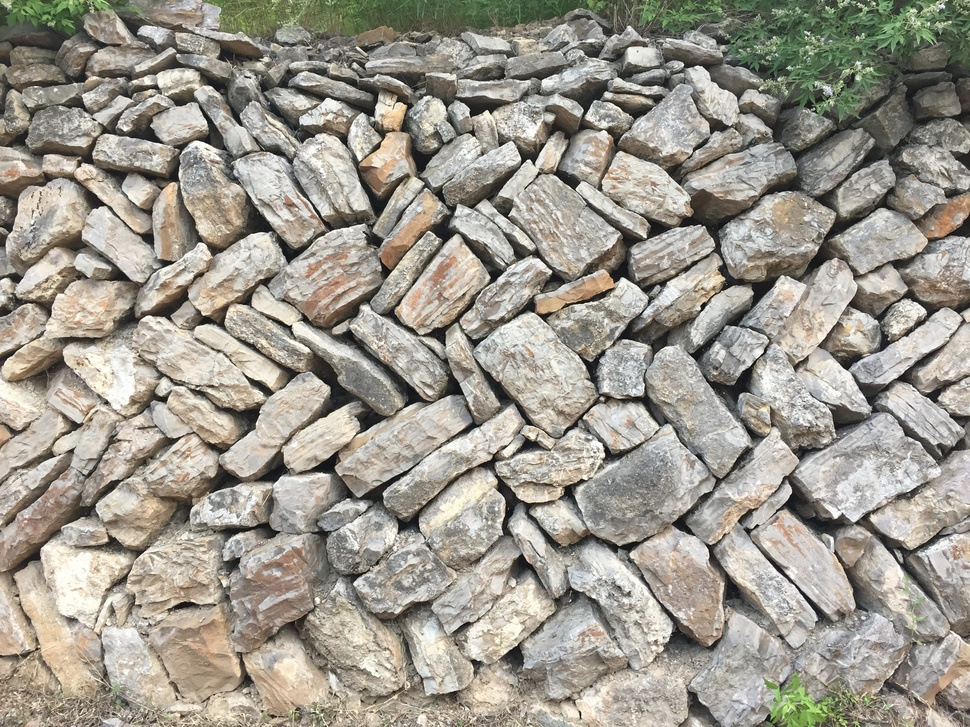
#> input picture images/rock3.jpg, 970 x 727 px, shrunk from 3264 x 2448 before the run, found by its file name
$ python Diff_fliter.py   (older library calls are emulated)
#> lines starting #> are read from the running program, lines starting #| are printed output that depends on the picture
import cv2
import numpy as np
import matplotlib
matplotlib.use("TkAgg")
from matplotlib import pyplot as plt

filename = "/Users/jiaqi970602/PycharmProjects/Opencv_detect/images/rock3.jpg"
img = cv2.imread(filename)
#> img is the input picture: shape (727, 970, 3); mean B, G, R 142.1, 152.8, 157.3
gray = cv2.cvtColor(img, cv2.COLOR_BGR2GRAY)
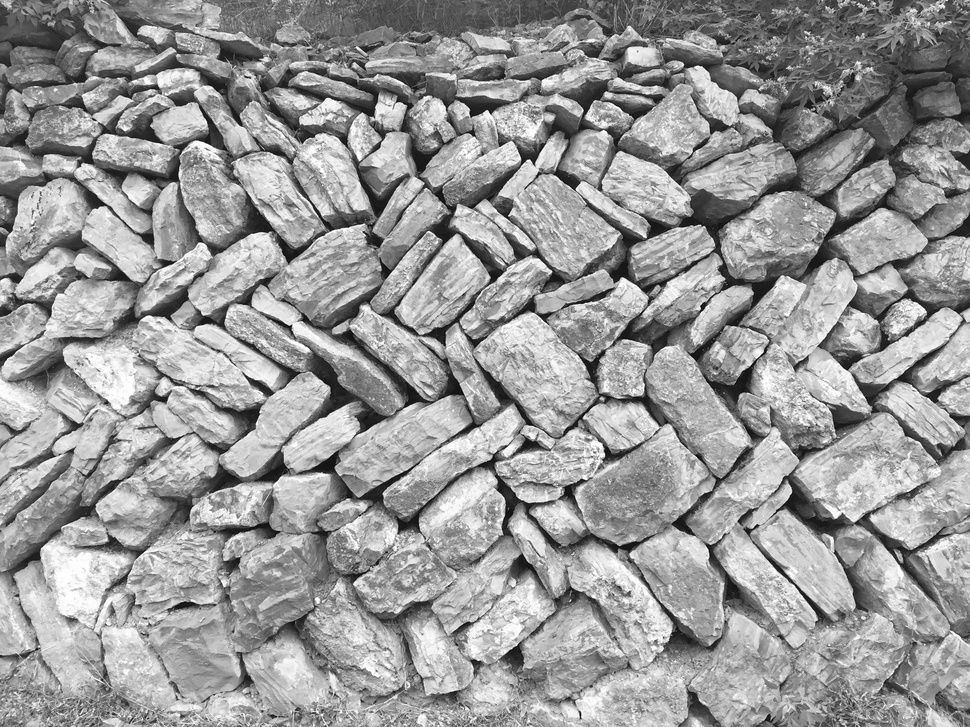
#> gray: shape (727, 970); min 0, max 255, mean 152.9

laplacian = cv2.Laplacian(gray, cv2.CV_64F)
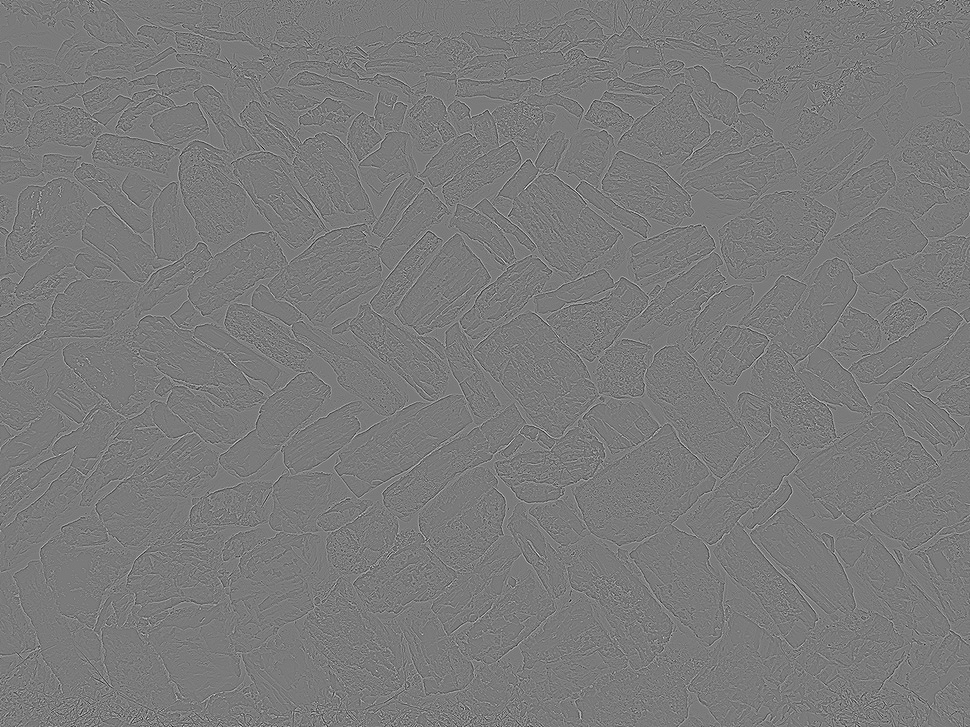
#> laplacian: shape (727, 970) float64; min -483, max 518, mean 0; drawn with min black and max white
sobelx = cv2.Sobel(gray, cv2.CV_64F, 1, 0, ksize=5)
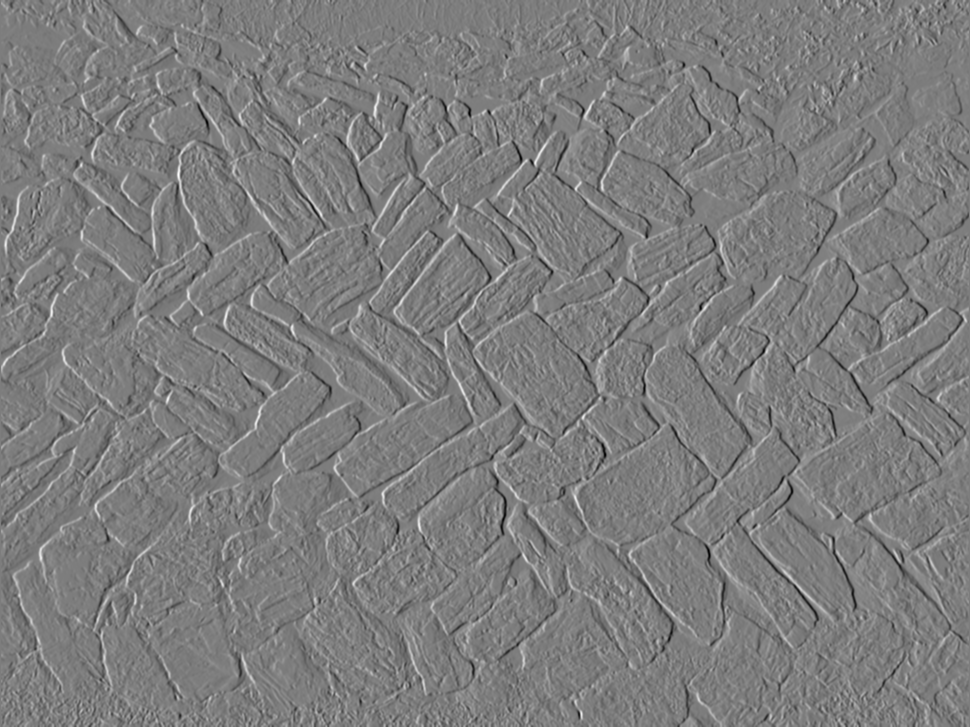
#> sobelx: shape (727, 970) float64; min -10450, max 10787, mean -0.5; drawn with min black and max white
sobely = cv2.Sobel(gray, cv2.CV_64F, 0, 1, ksize=5)
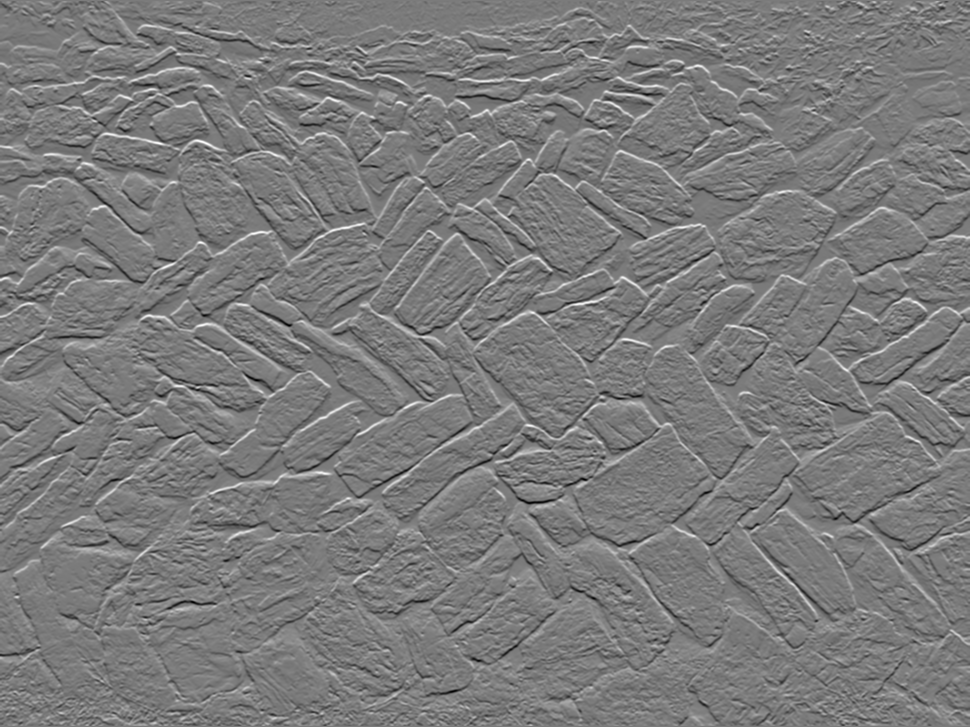
#> sobely: shape (727, 970) float64; min -9911, max 10605, mean 8.6; drawn with min black and max white

plt.subplot(2,2,1),plt.imshow(img, cmap = 'gray')
plt.title('Original'), plt.xticks([]), plt.yticks([])
plt.subplot(2,2,2),plt.imshow(laplacian, cmap = 'gray')
plt.title('Laplacian'), plt.xticks([]), plt.yticks([])
plt.subplot(2,2,3),plt.imshow(sobelx, cmap = 'gray')
plt.title('Sobel X'), plt.xticks([]), plt.yticks([])
plt.subplot(2,2,4),plt.imshow(sobely, cmap = 'gray')
plt.title('Sobel Y'), plt.xticks([]), plt.yticks([])

plt.show()
#> figure, not shown here; B, G, R data is drawn as R, G, B

$ run again, with images/rock2.jpg copied over images/rock3.jpg
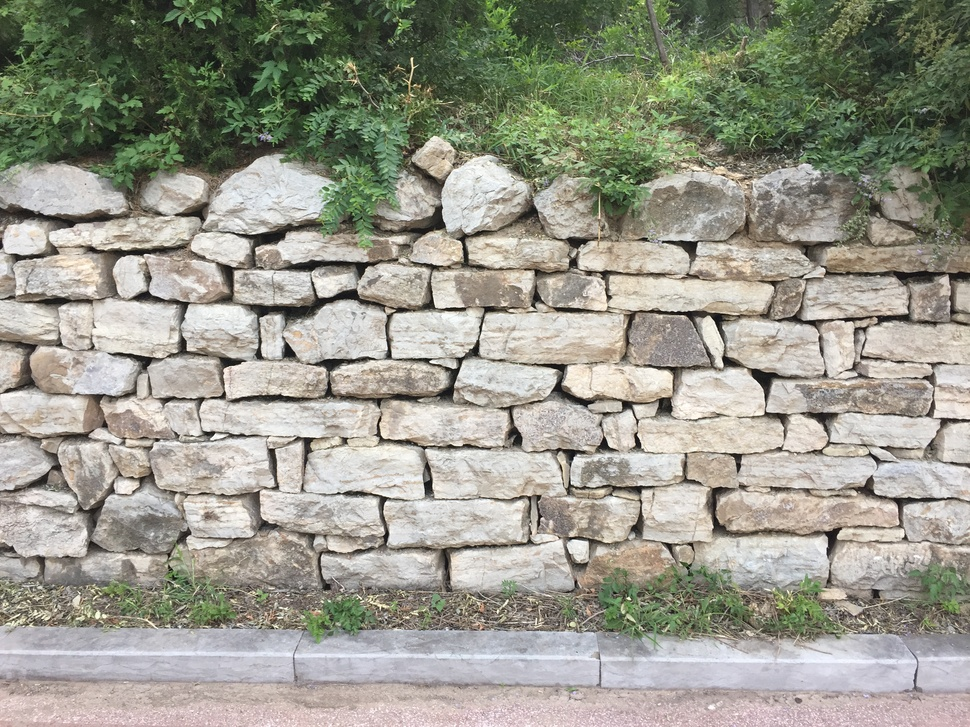
#> input picture images/rock2.jpg, 970 x 727 px, shrunk from 3264 x 2448 before the run, found by its file name
#> img is the input picture: shape (727, 970, 3); mean B, G, R 139.9, 152.8, 152.9
#> `gray = cv2.cvtColor(img, cv2.COLOR_BGR2GRAY)`:
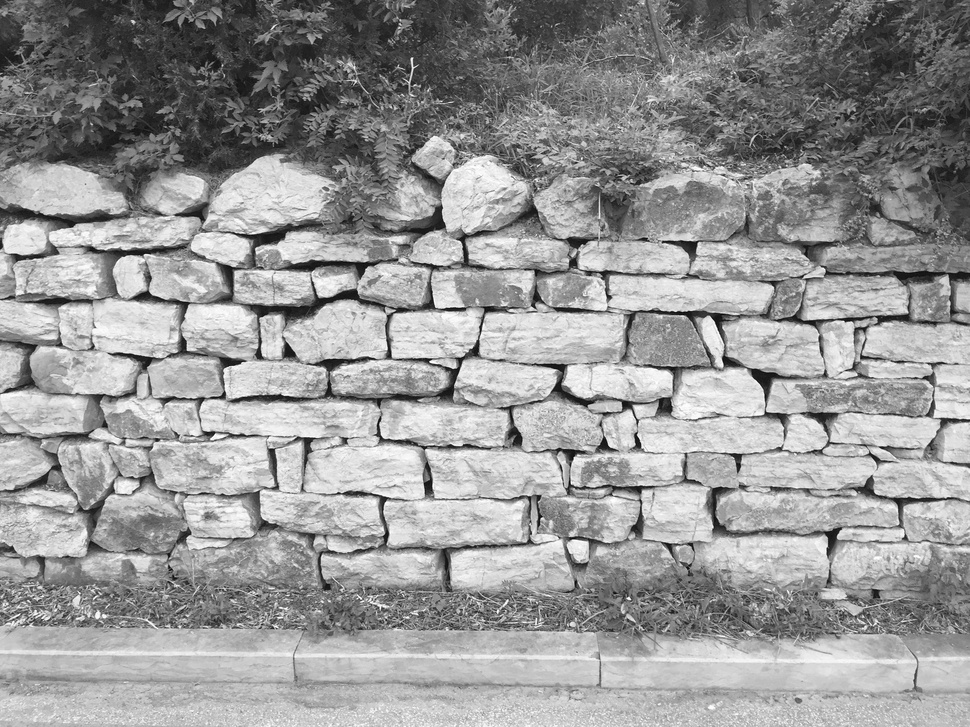
#> gray: shape (727, 970); min 2, max 255, mean 151.4
#> `sobely = cv2.Sobel(gray, cv2.CV_64F, 0, 1, ksize=5)`:
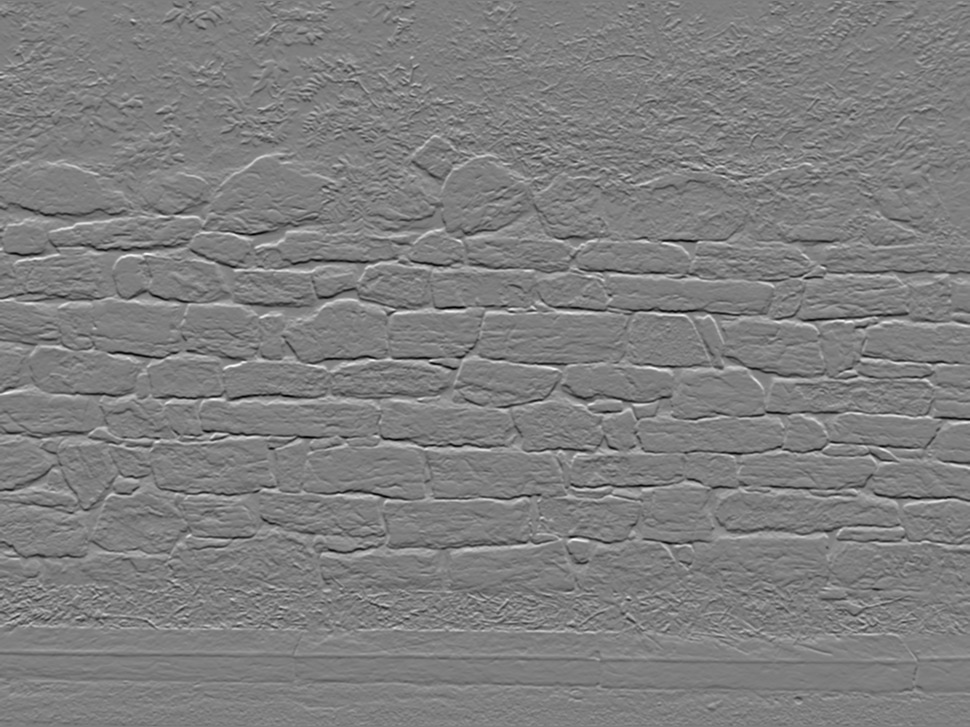
#> sobely: shape (727, 970) float64; min -10556, max 10641, mean 21.5; drawn with min black and max white

$ run again, with images/image1.jpg copied over images/rock3.jpg
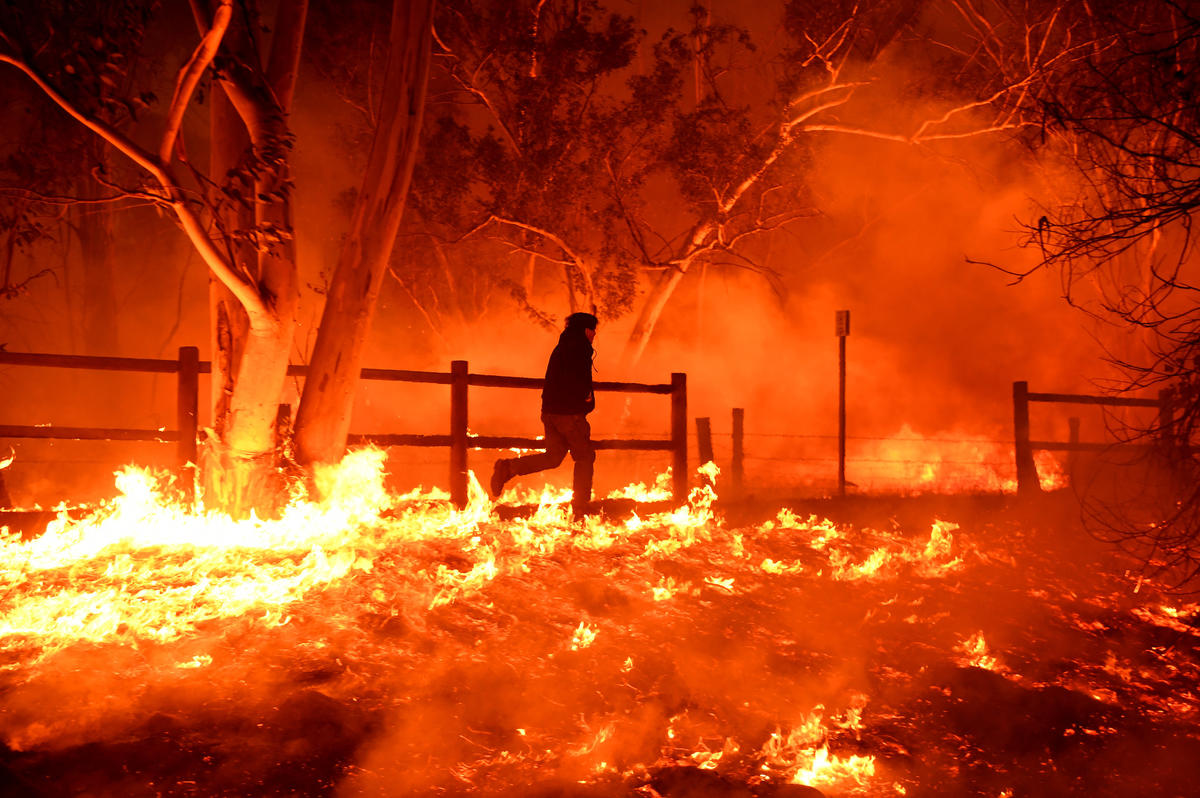
#> input picture images/image1.jpg, 1200 x 798 px, found by its file name
#> img is the input picture: shape (798, 1200, 3); mean B, G, R 16.2, 61.2, 179.7
#> `laplacian = cv2.Laplacian(gray, cv2.CV_64F)`:
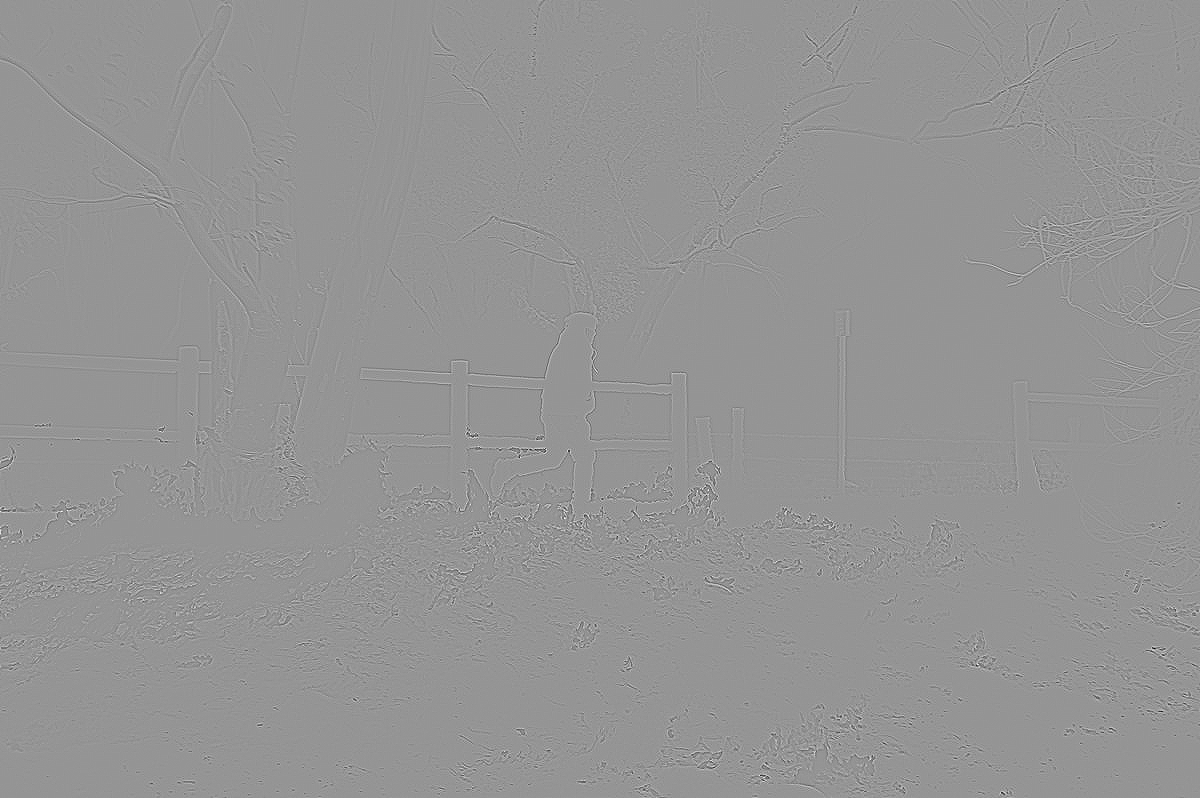
#> laplacian: shape (798, 1200) float64; min -344, max 245, mean 0; drawn with min black and max white
#> `sobely = cv2.Sobel(gray, cv2.CV_64F, 0, 1, ksize=5)`:
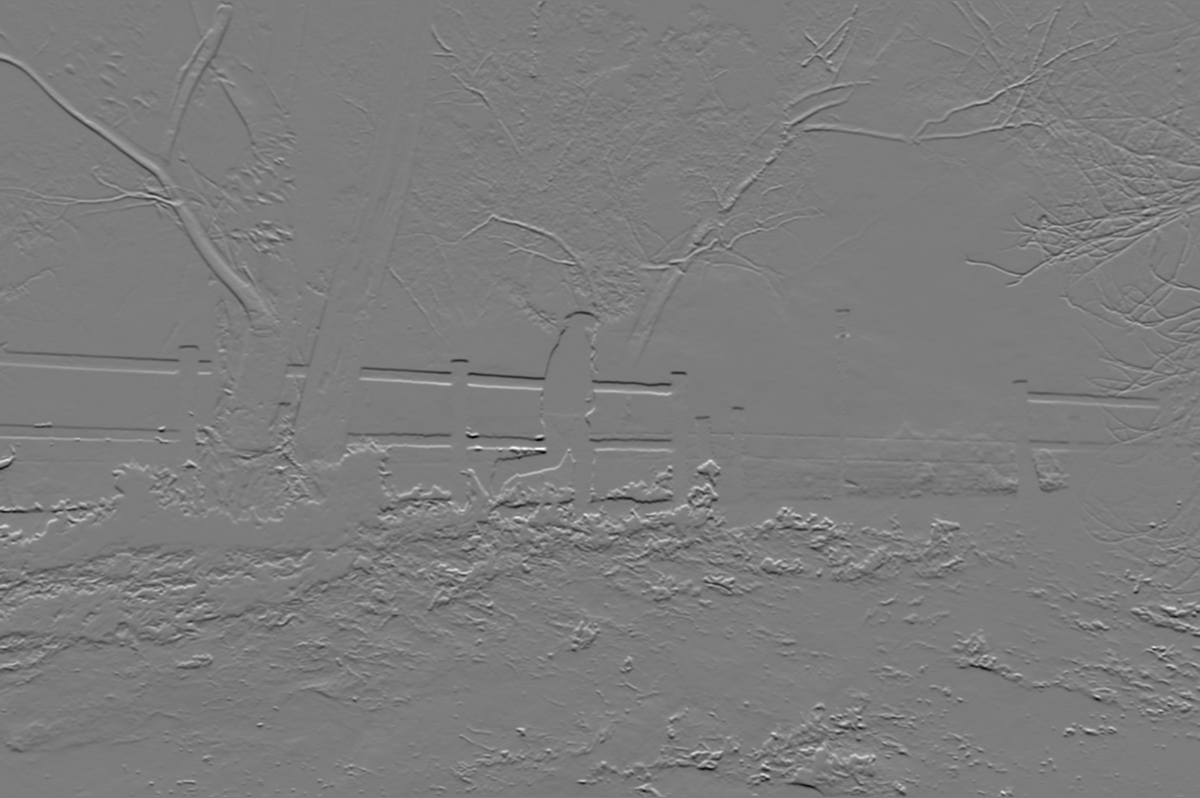
#> sobely: shape (798, 1200) float64; min -9041, max 9441, mean 3.4; drawn with min black and max white
